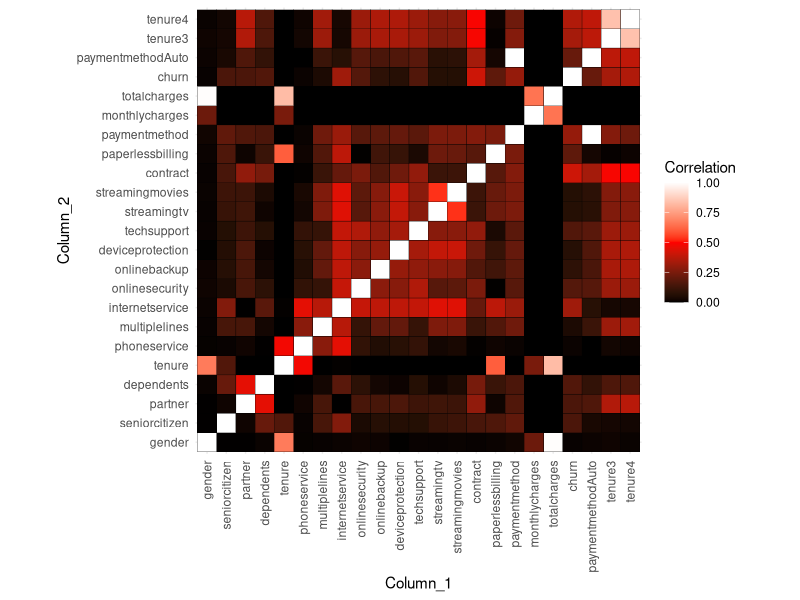

Generate this figure with R:
## ---- chunk 1
library(ggplot2)
library(reshape2) # Used for the melt function
## ---- chunk 2
library(dplyr)# Load the data
cd <- read.csv(file = "cleanData.csv", header = TRUE, sep = ",", 
                stringsAsFactors = T)

print("ORIGIN DATA")

summary(cd)
## ---- chunk 3
# Method used to get 'correlation' for categorical variables
# https://datascience.stackexchange.com/questions/893/how-to-get-correlation-between-two-categorical-variable-and-a-categorical-variab#898

# All column types in cd are either factors (categorical), 
# or numerical (including integers)
unlist(lapply(cd, class))

# Calculate correlation for dataframe with categorical and numerical variables
categorical_cor <- function(column1, column2){
    if( class(column1) == "factor" &&
        (class(column2) == "numeric" || class(column2) == "integer")
    ){  # Swap the columns; I think this is having issues, I will just try
        # call the function again, but with swapped columns
        # temp_column = column1
        # column1 = column2
        # column2 = temp_column
        # rm(temp_column)
        categorical_cor(column2, column1)
    } # Columns should be numerical/integer, then factor
    # else if(column1 == column2){
    #     # Hard coding a correlation of 1 if both columns are the same
    #     return(1)
    # }
    else{
        if( # Use chi squared if class(column) == factor for both
            (class(column1) == "factor") &&
            (class(column2) == "factor")
        ){
            # Not sure if correct needs to be equal to F, 
            # but the link shows it
            
            # https://www.r-bloggers.com/example-8-39-calculating-cramers-v/
            cramers_v = sqrt(chisq.test(column1, column2, 
                                        correct = F)$statistic / 
                                 (length(column1) * 
                                      ( min(length(unique(column1)), 
                                           length(unique(column2))) - 1 )))
            return(as.numeric(cramers_v))
            #return(chisq.test(column1, column2, correct = F)$p.value)
        }
        else if( # Use corr if class(column) == numerical or integer for both
            ( (class(column1) == "numeric") ||
            (class(column1) == "integer") ) &&
            ( (class(column2) == "numeric") ||
            (class(column2) == "integer") )
        ){
            cor(column1, column2)
        }
        else if( # Use the p-value from aov if the columns are a mix
            (class(column1) == "numeric" || class(column1) == "integer") &&
            class(column2) == "factor"
        ){
            summary_table <- summary(aov(column1 ~ column2))
            return(summary_table[[1]][[5]][1]) # This should return the p-value
        }
        else{ # Return this message if at least one of the columns
            # is a different class than factor, numerical or integer
            return("error, 
                   class(column) must be factor, numerical, or integer")
        }
    }
}

# Create an empty data frame to store all the correlation values
cd.cor <- cbind(expand.grid("Column_1" = colnames(cd), 
                            "Column_2" = colnames(cd)), "Corr" = 0)
# Add the correlation values
# Find a way to fill the "Corr" column with values from the custom function

## ---- chunk 4
head(cd.cor$Column_1)

# Example of using the map function
df1 <- data.frame("Col_1" = c(1, 1, 2, 2, 3, 3), 
                  "Col_2" = c("r", "r", "b", "b", "y", "y"))

categorical_cor(df1$Col_1, df1$Col_2)

# For each row of cd.cor

# Use the function on two columns; the column names are obtained from
# the first two columns of cd.cor

for(i in c(1:529)){
    cd.cor[i, 3] <- categorical_cor(cd[[ cd.cor[i, 1] ]], 
                                    cd[[ cd.cor[i, 2] ]])
    
}

# Link to code involving the chi-squared test code
# https://en.wikipedia.org/wiki/Pearson%27s_chi-squared_test
# Link to explanation of formula
# https://www.spss-tutorials.com/cramers-v-what-and-why/

# Pearson's chi-squared test (χ2) is a statistical test applied to sets of 
# categorical data to evaluate how likely it is that any observed 
# difference between the sets arose by chance
## ---- chunk 5
# Creating a test to try the algorithm
df2 <- data.frame(score = c(45, 70, 29, 15, 21, 40, 20, 30, 42, 65, 95, 80, 70, 85, 73), 
                  subject = c(rep("Algebra", times = 5),
                              rep("Geometry", times = 4),
                              rep("Statistics", times = 6)
                              )
                  )

# Using str, we can see that the subject category has factors just like
# the original data frame
str(df2$subject)
# This should be numeric or integer
class(df2$score)
om <- mean(df2$score)



summ_2 <- group_by(df2, subject) %>%
    summarise(avg = mean(score),
              ss1 = sum(score - avg)^2, ss2 = sum(score - om)^2)

## Creating a function that will handle this
# Function takes two columns, one categorical, one numerical,
# and computes the correlation
mixed_cor <- function(column1, column2){
    # Checking that the dplyr library is loaded
    library(dplyr)
    
    # This function accepts two columns, one has to be numerical/integer, the
    # other must be categorical (factor type)
    
    # This function assumes no NAs
    
    # Check that column1 is numerical, and column2 is factor in that order
    # if not, use this same function with the arguments swapped
    if(class(column1) == "factor"){
        mixed_cor(column2, column1)
    }
    else{ # For each factor in the categorical column
        for(i in c(1:length( levels(factor(column2)) )) ){
            categorical_means = c(categorical_means, 
                mean(filter(df2, subject == levels(factor(column2))[i])$score))
        }
        for( i in c(1:length( levels(factor(column2)) )) ){
            # Get the ss1 portion
            ss1_vect <- c(ss1_vect, )
        }
        ss1 = sum(ss1_vect^2)
    }
}

## Hard coding

df2 <- data.frame(score = c(45, 70, 29, 15, 21, 40, 20, 30, 42, 65, 95, 80, 
                            70, 85, 73), 
                  subject = c(rep("Algebra", times = 5),
                              rep("Geometry", times = 4),
                              rep("Statistics", times = 6)))

temp_df <- expand.grid( "factors" = levels(factor(df2[ , 2])), 
                        "ss" = 0)
for( i in c(1:length( levels(factor(df2[ , 2])) )) ){
    subset <- filter(df2, subject == levels(factor(df2[ , 2]))[i] )
    subset_mean <- mean(subset[ , 1])
    sum_value = sum((subset[ , 1] - subset_mean)^2)
    temp_df$ss[i] <- sum_value
}

ss2 <- sum((df2[ , 1] - mean(df2[ , 1]))^2)

ss1 <- sum(temp_df$ss)

correlation_value <- sqrt( (ss2 - sum(temp_df$ss)) / ss2)

correlation_value

## end

skrt <- expand.grid( "factors" = levels(factor(df2[ , 2])), "ss1" = 0 )

sum(ss1)

d1 <- filter(df2, subject == "Algebra")
ss1 <- c(ss1, sum((d1$score - mean(d1$score))^2))

## End hard coding

# SS1 values
# 1952 for algebra
# 308 for geometry
# 600 for statistics
# adds up to 2860

# SS2 should be 9640

## Actual implementation

cor_ratio <- function(column1, column2){
    # Some assumptions
    # This function assumes no NA's, and that the rows of both columns are
    # in correct orders
    
    # If the order of the column classes are factor first, then use
    # the same function but swap the columns
    if(class(column1) == "factor" & 
       (class(column2) == "numeric" | class(column2) == "integer")){
        cor_ratio(column2, column1)
    }
    # If the columns types are in the correct order
    else if( (class(column1) == "numeric" | class(column1) == "integer") &
        class(column2) == "factor"){
            # Create a temporary dataframe to store columns for filter function
            temp_df <- data.frame("score" = column1,
                                  "subject" = column2)
            
            # Create a dataframe to store sum of squares of category
            # observation minus the category mean
            ss_df <- expand.grid( "factors" = levels(factor(column2)),
                                    "ss" = 0)
            for( i in c(1:length( levels(factor(column2)) )) ){
                subset <- filter(temp_df, 
                                 subject == levels(factor(column2))[i] )
                subset_mean <- mean(subset[ , 1])
                sum_value = sum((subset[ , 1] - subset_mean)^2)
                ss_df$ss[i] <- sum_value
            }
            # Remove variables that are no longer needed
            rm(subset, subset_mean, sum_value)
            
            # Assigning variables for these sums of squares for debugging
            ss1 <- sum(ss_df$ss)
            ss2 <- sum( (temp_df$score - mean(temp_df$score))^2 )
            
            correlation_value <- sqrt( (ss2 - sum(ss_df$ss)) / ss2)
            
            # Removing variables that are no longer needed
            rm(temp_df, ss1, ss2)
            
            return(correlation_value)
        }
    else{ # Error message if the incorrect inputs are given
        return("Error! This function only accepts one vector of class 'numeric'
               and one vector of class 'factor'.")
    }
}

cor_ratio(cd$gender, cd$tenure)

# Wikipedia example
df2 <- data.frame(score = c(45, 70, 29, 15, 21, 40, 20, 30, 42, 65, 95, 80, 70, 85, 73), 
                  subject = c(rep("Algebra", times = 5),
                              rep("Geometry", times = 4),
                              rep("Statistics", times = 6)
                              )
                  )

# Also testing that the ordering if/else statements are working
cor_ratio(df2$score, df2$subject)
cor_ratio(df2$subject, df2$score)

## ---- chunk 6
# Heatmap code from the link below
# http://www.sthda.com/english/wiki/ggplot2-quick-correlation-matrix-heatmap-r-software-and-data-visualization
ggplot(data = cd.cor, aes(x = Column_1, y = Column_2, fill = Corr)) +
    geom_tile(color = "black") +
    scale_fill_gradient2(low = "black", high = "white", mid = "red",
                         midpoint = 0.5, limit = c(0, 1), space = "Lab",
                         name = "Correlation") +
    theme_minimal() + 
    theme(axis.text.x = element_text(angle = 90, vjust = 0.5, hjust = 1)) +
        coord_fixed()
